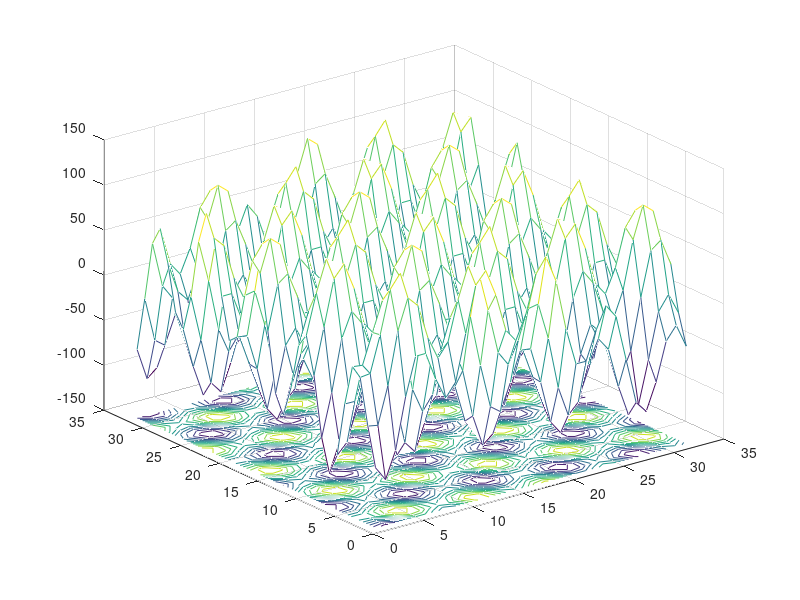

Reproduce this figure in MATLAB.
% Pattern formation in Faraday Waves
% Kirsten Meeker
% kmeeker@cs.ucsb.edu
% ORIGINAL FILE http://www.cs.ucsb.edu/~kmeeker/Faraday.m
clear all;
% modifier : @cobwebkanamachi
% environment: gnu octave 3.8.0, mac osx
% if you did not read or know about Faraday Waves, misc docs bellow are.
% http://www.princeton.edu/~wbialek/rome/refs/cross+hohenberg_93.pdf
% http://arxiv.org/pdf/1005.5257.pdf
% http://web.archive.org/web/20070806053342/http://haides.caltech.edu/~lifshitz/patterns.html
% http://www.mathworks.com/matlabcentral/fileexchange/5355-toolbox-graph/content/toolbox_graph/write_off.m
% input parameters
e = [0.4 0.1 0.001 0.05 0.05 3 1 1 1 1 1];
q = [2*cos(pi/12) 1.2 2*cos(pi/12) 2*cos(pi/12) 2*cos(pi/12) 2*cos(pi/12) 2*cos(pi/12) 2*cos(pi/12) 2*cos(pi/12) 2*cos(pi/12) 2*cos(pi/12)];
a = [0 1 1 1.832 1.8 1.5 3.5 3.3 2 3 4];
c = [5000 200 1 1 1 1 1 1 5000 5000 200]; % linear operator scaling mentioned in Lifshitz paper
p = 10;  % selects which set of input parameters to use
% if suddenly end, please change t,dt 0 to 10,31 to 51, 81 to 101 etc.

% increments
fN = [32 64];   % Number of grid points on a side (square grid)
L = 2*pi;    % System size
fdt = [.05 0.1 0.2 0.5 1.0];

% increments
fN = [32 64];   % Number of grid points on a side (square grid)
L = 2*pi;    % System size
fdt = [.05 0.1 0.2 0.5 1.0];

% loop for different grid resolution
for s=1:1
    N = fN(s);
    dx = L/N;  % Grid spacing for periodic boundary conditions
    
    % initial condition
    %rand('state',0);
    u = 2 * rand(N,N) - 1.0;    % uniform random [-1, 1]
    u = u - mean(mean(u));      % normalize
    
    % compute eigenvalues of linear operator
%http://www.cs.ucsb.edu/~kmeeker/Faraday.pdf (8) lambda!
    k = (0:N-1)*dx;
    for i=1:N
        for j=1:N
            A(i,j) = (-(k(i)^2) - (k(j)^2) + 1)^2 * (-(k(i)^2) - (k(j))^2 + q(p)^2)^2;
        end
    end
    
    % loop for different time steps
    for r = 1:1;
        dt = fdt(r);
        
        % invert linear oeprator
        P = 1./(1 + dt * c(p) * A);
        
        i = 0;
        j = 0;
for t=90:dt:100 % tweak these if fail (31 to 51, 81 to 101, etc)
        %       for t=0:dt:50
            i = i + 1;
            
            % find transform of rhs
            f = u + dt * (e(p)*u + a(p)*u*u - u^3);
            %fd = double ( f );
            fT = fft2(f);   % FFT
            
            uT = fT.*P;
            %uTd = double ( uT );
            u = ifft2(uT);  %inverse FFT
            
            n(i) = norm(u);
            
            % display at intervals
            if mod(i-1,20) == 0
%scatter3(u)
if(0)
                save temp8.txt un;
                save temp7.txt a(p);
                save temp6.txt e(p);
                save temp5.txt dt;
                save temp4.txt p;
                save temp3.txt u;
                save temp2.txt uTd;
                save temp1.txt fTd;
                save temp0.txt f;
end        
                meshc(real(u));
                j = j + 1;
                mov(j) = gcf;
                %Movie(M,3);                
            end
            
        end
%%org Movie here...
%%        fn(r,s) = norm(u);
%%        fm(r,s) = mean(mean(u)); 
%%        fv(r,s) = var(var(u));
%        movie2avi(mov, "out.avi");
    end % r loop
end % s loop
